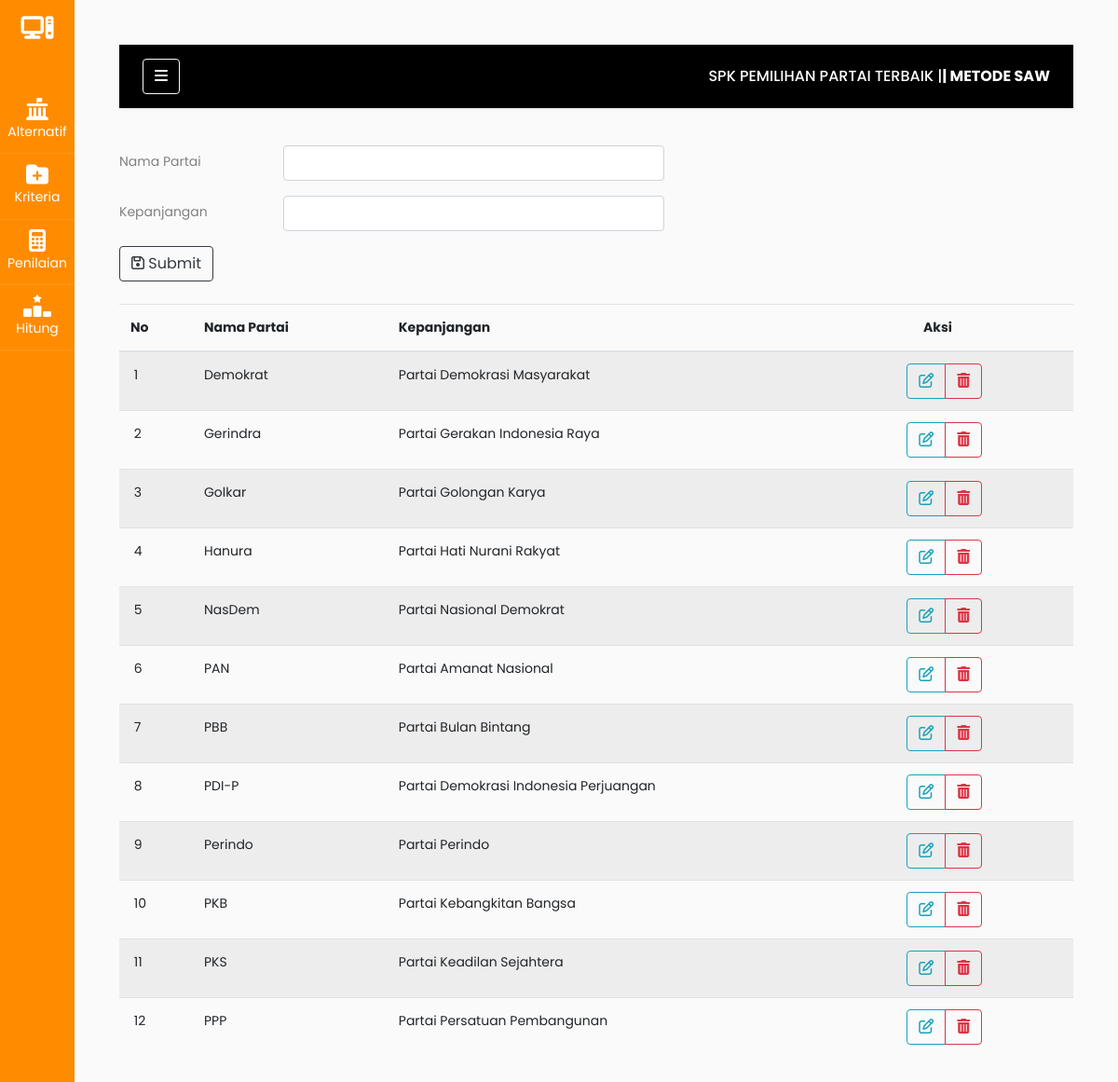
The page / on the database its author committed.
### tables this page shows
CREATE TABLE `saw_aplikasi` (
  `nama` varchar(100) NOT NULL,
  `pengembang` varchar(100) NOT NULL
);

### index.php (the view, shortened to what this page needs)
<!doctype html>
<html lang="en">
<?php
include 'components/head.php';
?>
<body>
  <div class="wrapper d-flex align-items-stretch">
    <?php
    include 'components/sidebar.php';
    ?>
    <div id="content" class="p-5 p-md-5">
      <?php
      include 'components/navbar.php';
      ?>
      <section id="main-content">
        <section class="wrapper">
          <?php
          include 'koneksi.php';
          ?>
          <form method="POST" action="">
            <div class="form-group row">
              <label class="col-sm-2 col-form-label">Nama Partai</label>
              <div class="col-sm-5">
                <input type="text" class="form-control" name="nama" autocomplete="off">
              </div>
            </div>
            <div class="form-group row">
              <label class="col-sm-2 col-form-label">Kepanjangan</label>
              <div class="col-sm-5">
                <input type="text" class="form-control" name="pengembang" autocomplete="off">
              </div>
            </div>
            <div class="mb-4">
              <button type="submit" name="submit" class="btn btn-outline-dark"><i class="fa fa-save"></i> Submit</button>
            </div>
          </form>
          <table class="table table-striped table-hove">
            <thead>
              <tr>
                <th>No</th>
                <th>Nama  Partai</th>
                <th>Kepanjangan</th>
                <th>&nbsp;&nbsp;&nbsp;&nbsp;&nbsp; Aksi</th>
              </tr>
            </thead>
            <tbody>
              <?php
              $b = 0;
              $sql = "SELECT*FROM saw_aplikasi ORDER BY nama ASC";
              $hasil = $conn->query($sql);
              $rows = $hasil->num_rows;
              if ($rows > 0) {
                while ($row = $hasil->fetch_row()) {
              ?>
                  <tr>
                    <td>&nbsp;<?php echo $b = $b + 1; ?></td>
                    <td><?= $row[0] ?></td>
                    <td><?= $row[1] ?></td>
                    <td>
                      <div class="btn-group">
                        <a class="btn btn-outline-info" href="alt_ubah.php?nama=<?= $row[0] ?>"><i class="fa fa-edit"></i></a>
                        <a class="btn btn-outline-danger" href="alt_hapus.php?nama=<?= $row[0] ?>"><i class="fa fa-trash"></i></a>
                      </div>
                    </td>
                  </tr>
              <?php }
              } else {
                echo "<tr>
                    <td>Data Tidak Ada</td>
                <tr>";
              } ?>
            </tbody>
          </table>
        </section>
      </section>
    </div>
  </div>
</body>
</html>

### components/head.php (shortened to what this page needs)
<head>
    <link rel="stylesheet" href="https://stackpath.bootstrapcdn.com/font-awesome/4.7.0/css/font-awesome.min.css">
    <link rel="stylesheet" href="css/style.css">
</head>

### components/sidebar.php (shortened to what this page needs)
<nav id="sidebar" class="active" style="background-color: #ff8c00;">
    <h3><a href="index.php" class="logo"><i class="fa-solid fa-computer"></i></a></h3><br>
    <ul class="list-unstyled components mb-5">
        <li>
            <a href="index.php"><span class="fa-solid fa-landmark-flag"></span> Alternatif</a>
        </li>
        <li class="active">
            <a href="kriteria.php"><span class="fa-solid fa-folder-plus"></span> Kriteria</a>
        </li>
        <li>
            <a href="penilaian.php"><span class="fa-solid fa-calculator"></span> Penilaian</a>
        </li>
        <li>
            <a href="hitung.php"><span class="fa-solid fa-ranking-star"></span> Hitung</a>
        </li>
    </ul>
</nav>

### components/navbar.php (shortened to what this page needs)
<nav class="navbar" style="background-color: black;">
    <div class="container-fluid">
        <button type="button" id="sidebarCollapse" class="btn btn-outline-light">
            <i class="fa fa-bars"></i>
        </button>
        <h6 class="nav"><f style="color:white"> SPK PEMILIHAN PARTAI TERBAIK |<b>| METODE SAW</b></f></h6>
    </div>
</nav>

### rows shown on the page
saw_aplikasi: nama "Demokrat", pengembang "Partai Demokrasi Masyarakat"
saw_aplikasi: b "2", nama "Gerindra", pengembang "Partai Gerakan Indonesia Raya"
saw_aplikasi: b "3", nama "Golkar", pengembang "Partai Golongan Karya"
saw_aplikasi: b "4", nama "Hanura", pengembang "Partai Hati Nurani Rakyat"
saw_aplikasi: b "5", nama "NasDem", pengembang "Partai Nasional Demokrat"
saw_aplikasi: b "6", nama "PAN", pengembang "Partai Amanat Nasional"
saw_aplikasi: b "7", nama "PBB", pengembang "Partai Bulan Bintang"
saw_aplikasi: b "8", nama "PDI-P", pengembang "Partai Demokrasi Indonesia Perjuangan"
saw_aplikasi: b "9", nama "Perindo", pengembang "Partai Perindo"
saw_aplikasi: b "10", nama "PKB", pengembang "Partai Kebangkitan Bangsa"
saw_aplikasi: b "11", nama "PKS", pengembang "Partai Keadilan Sejahtera"
saw_aplikasi: b "12", nama "PPP", pengembang "Partai Persatuan Pembangunan"
